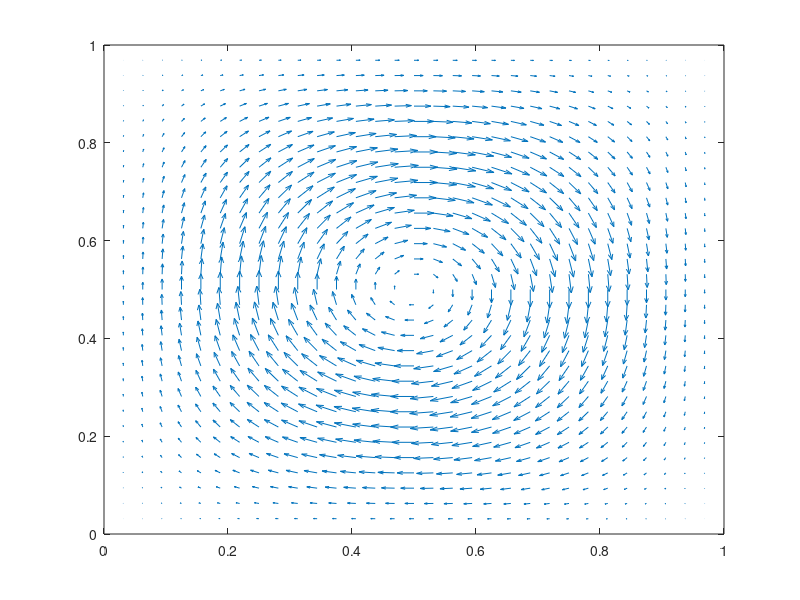

Recreate this plot in MATLAB.
%git test
%i definitely dont understand the project yet so 
%im gonna play around and see if i can get something going

% interface tracking test for deliverable number 2
clear 
clc
Nx =33;
Ny = 33;

x = linspace(0,1,Nx);
y = linspace(0,1,Ny);
h = y(3) - y(2);
[X,Y] = meshgrid(x,y);

T = 2;
t = T/2; %this is for book example, deliverable 2 has t = T/pi
PHI = 1/pi .* cos(pi*t/T).*sin(pi.*X).^2 .* sin(pi.*Y).^2;
% okay so intgertaing this funtion will give us our
% x and y velocities (he wants this done analytically)
% so does this mean that the resulting velocities 
% are our color function? or at least used instead of a
% color funtion?

u = -2.*cos(pi.*t./T).*sin(pi.*X).^2 .* sin(pi.*Y).*cos(pi.*Y);
v = 2.*cos(pi.*t./T).*sin(pi.*Y).^2 .* sin(pi.*X).*cos(pi.*X);

quiver(X,Y,u,v)
C = (u.^2 + v.^2).^(1/2);

%were gonna skip corners, just a test
% commented out is using velocity magnitude
% non commented out is using u and v values
% neither make sense based on definition of youngs fd
for i = 2:length(x)-1
    for j = 2:length(x)-1
        
%     mx1 = -1/(2*h) .*( C(i+1,j+1) + C(i+1,j) - C(i,j+1) - C(i,j) );
%     my1 = -1/(2*h) .*( C(i+1,j+1) - C(i+1,j) + C(i,j+1) - C(i,j) );
%     
%     mx2 = -1/(2*h) .*( C(i,j+1) + C(i,j) - C(i-1,j+1) - C(i-1,j) );
%     my2 = -1/(2*h) .*( C(i,j+1) - C(i,j) + C(i-1,j+1) - C(i-1,j) );
%     
%     mx3 = -1/(2*h) .*( C(i+1,j) + C(i+1,j-1) - C(i,j) - C(i,j-1) );
%     my3 = -1/(2*h) .*( C(i+1,j) - C(i+1,j-1) + C(i,j) - C(i,j-1) );
%     
%     mx4 = -1/(2*h) .*( C(i,j) + C(i,j-1) - C(i-1,j) - C(i-1,j-1) );
%     my4 = -1/(2*h) .*( C(i,j) - C(i,j-1) + C(i-1,j) - C(i-1,j-1) );
    
    mx1 = -1/(2*h) .*( u(i+1,j+1) + u(i+1,j) - u(i,j+1) - u(i,j) );
    my1 = -1/(2*h) .*( v(i+1,j+1) - v(i+1,j) + v(i,j+1) - v(i,j) );
    
    mx2 = -1/(2*h) .*( u(i,j+1) + u(i,j) - u(i-1,j+1) - u(i-1,j) );
    my2 = -1/(2*h) .*( v(i,j+1) - v(i,j) + v(i-1,j+1) - v(i-1,j) );
    
    mx3 = -1/(2*h) .*( u(i+1,j) + u(i+1,j-1) - u(i,j) - u(i,j-1) );
    my3 = -1/(2*h) .*( v(i+1,j) - v(i+1,j-1) + v(i,j) - v(i,j-1) );
    
    mx4 = -1/(2*h) .*( u(i,j) + u(i,j-1) - u(i-1,j) - u(i-1,j-1) );
    my4 = -1/(2*h) .*( v(i,j) - v(i,j-1) + v(i-1,j) - v(i-1,j-1) );

    m1 = (mx1^2 + my1^2)^(1/2);
    m2 = (mx2^2 + my2^2)^(1/2);
    m3 = (mx3^2 + my3^2)^(1/2);
    m4 = (mx4^2 + my4^2)^(1/2);
    m(i,j) = (m1+m2+m3+m4)/4;
    
    end
end




